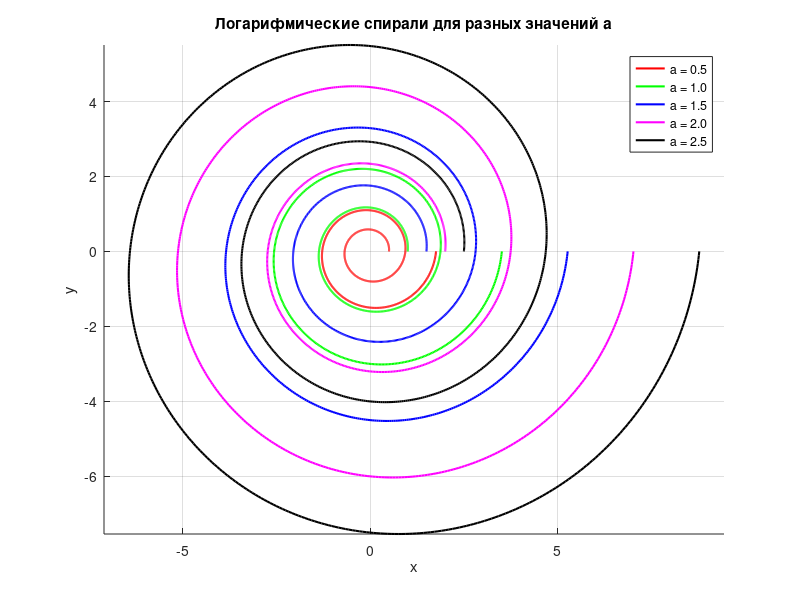

This chart was generated by the following MATLAB code:
% Параметры спирали
a_values = [0.5, 1, 1.5, 2, 2.5];  % Различные значения a
b = 0.1;  % Коэффициент экспоненты

% Диапазон углов (в радианах)
phi = linspace(0, 4*pi, 1000); % от 0 до 4*pi с 1000 точками

% Создание графика
figure;
hold on;
grid on;
axis equal;
title('Логарифмические спирали для разных значений a');
xlabel('x');
ylabel('y');

% Цвета для разных спиралей
for i = 1:length(a_values)
    a = a_values(i);
    r = a .* exp(b * phi);
    x = r .* cos(phi);
    y = r .* sin(phi);
    
    % Определение цвета с помощью switch-case
    switch i
        case 1
            color = 'r'; % Красный
        case 2
            color = 'g'; % Зелёный
        case 3
            color = 'b'; % Синий
        case 4
            color = 'm'; % Пурпурный
        case 5
            color = 'k'; % Чёрный
        otherwise
            color = 'c'; % Голубой (на случай непредвиденных ситуаций)
    end
    
    % Построение кривой
    plot(x, y, 'Color', color, 'LineWidth', 1.5);
end

hold off;
legend(arrayfun(@(a) sprintf('a = %.1f', a), a_values, 'UniformOutput', false));
